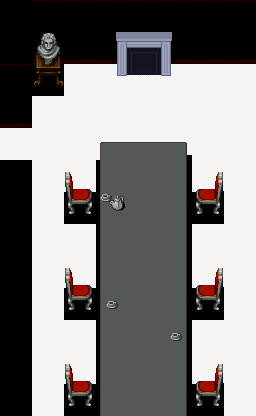

This is a level from a 2D game, rendered from its Tiled map with the project's own tilesets. A one-line summary and the complete map file follow:
An orthogonal 8x13 tile map with 32x32 px tiles, 5 tile layers (layer0, layer2, layer3, layer4, ...), 1 hidden layer not drawn, 2 tilesets.

<map version="1.9" tiledversion="1.9.2" orientation="orthogonal" renderorder="right-down" width="8" height="13" tilewidth="32" tileheight="32" infinite="0" nextlayerid="7" nextobjectid="1">
 <tileset firstgid="1" source="res/add_more.tsx" />
 <tileset firstgid="513" source="res/room-01-udy.tsx" />
 <layer id="5" name="layer0" width="8" height="13">
  <data encoding="csv">
0,0,0,0,0,0,0,0,
0,0,0,0,0,0,0,0,
0,0,312,312,312,312,312,312,
0,312,312,312,312,312,312,312,
312,312,312,312,312,312,312,312,
0,312,312,0,0,0,312,312,
0,312,0,0,0,0,0,312,
0,312,312,0,0,0,312,312,
0,312,312,0,0,0,312,312,
0,312,0,0,0,0,0,312,
0,312,312,0,0,0,312,312,
0,312,312,0,0,0,312,312,
0,312,0,0,0,0,0,312
</data>
 </layer>
 <layer id="1" name="layer1" width="8" height="13" visible="0" locked="1">
  <data encoding="csv">
28,153,153,153,153,153,153,153,
28,153,153,153,153,153,153,153,
153,119,120,119,120,106,120,141,
153,119,120,119,120,119,120,119,
120,119,169,119,120,119,120,119,
28,119,120,119,120,119,120,138,
28,119,120,119,120,119,120,119,
28,119,120,119,120,119,120,119,
28,119,120,119,120,119,121,119,
28,119,120,119,120,119,120,119,
28,119,137,119,120,119,120,119,
28,119,120,119,120,119,120,119,
28,119,120,119,120,119,120,119
</data>
 </layer>
 <layer id="2" name="layer2" width="8" height="13" locked="1">
  <data encoding="csv">
0,135,135,135,135,135,135,135,
0,151,151,151,151,151,151,151,
135,0,0,0,0,0,0,0,
151,0,0,0,0,0,0,0,
0,0,0,0,0,0,0,0,
0,0,0,0,0,0,0,0,
0,0,0,0,0,0,0,0,
0,0,0,0,0,0,0,0,
0,0,0,0,0,0,0,0,
0,0,0,0,0,0,0,0,
0,0,0,0,0,0,0,0,
0,0,0,0,0,0,0,0,
0,0,0,0,0,0,0,0
</data>
 </layer>
 <layer id="3" name="layer3" width="8" height="13" locked="1">
  <data encoding="csv">
0,0,0,0,0,0,0,0,
0,875,0,685,686,687,0,0,
0,883,0,693,694,695,0,0,
0,0,0,0,0,0,0,0,
0,0,0,0,0,0,0,0,
0,0,0,236,237,238,0,0,
0,0,897,236,237,238,898,0,
0,0,0,236,237,238,0,0,
0,0,0,236,237,238,0,0,
0,0,897,236,237,238,898,0,
0,0,0,236,237,238,0,0,
0,0,0,236,237,238,0,0,
0,0,897,236,237,238,898,0
</data>
 </layer>
 <layer id="4" name="layer4" width="8" height="13" locked="1">
  <data encoding="csv">
0,0,0,0,0,0,0,0,
0,0,0,0,0,0,0,0,
0,0,0,0,0,0,0,0,
0,0,0,0,0,0,0,0,
0,0,0,0,0,0,0,0,
0,0,0,0,0,0,0,0,
0,0,0,905,0,0,0,0,
0,0,0,0,0,0,0,0,
0,0,0,0,0,0,0,0,
0,0,0,906,0,0,0,0,
0,0,0,0,0,906,0,0,
0,0,0,0,0,0,0,0,
0,0,0,0,0,0,0,0
</data>
 </layer>
 <layer id="6" name="layer5" width="8" height="13" locked="1">
  <data encoding="csv">
0,0,0,0,0,0,0,0,
0,0,0,0,0,0,0,0,
0,0,0,0,0,0,0,0,
0,0,0,0,0,0,0,0,
0,0,0,220,221,222,0,0,
0,0,889,0,0,0,890,0,
0,0,0,0,0,0,0,0,
0,0,0,0,0,0,0,0,
0,0,889,0,0,0,890,0,
0,0,0,0,0,0,0,0,
0,0,0,0,0,0,0,0,
0,0,889,0,0,0,890,0,
0,0,0,0,0,0,0,0
</data>
 </layer>
</map>
